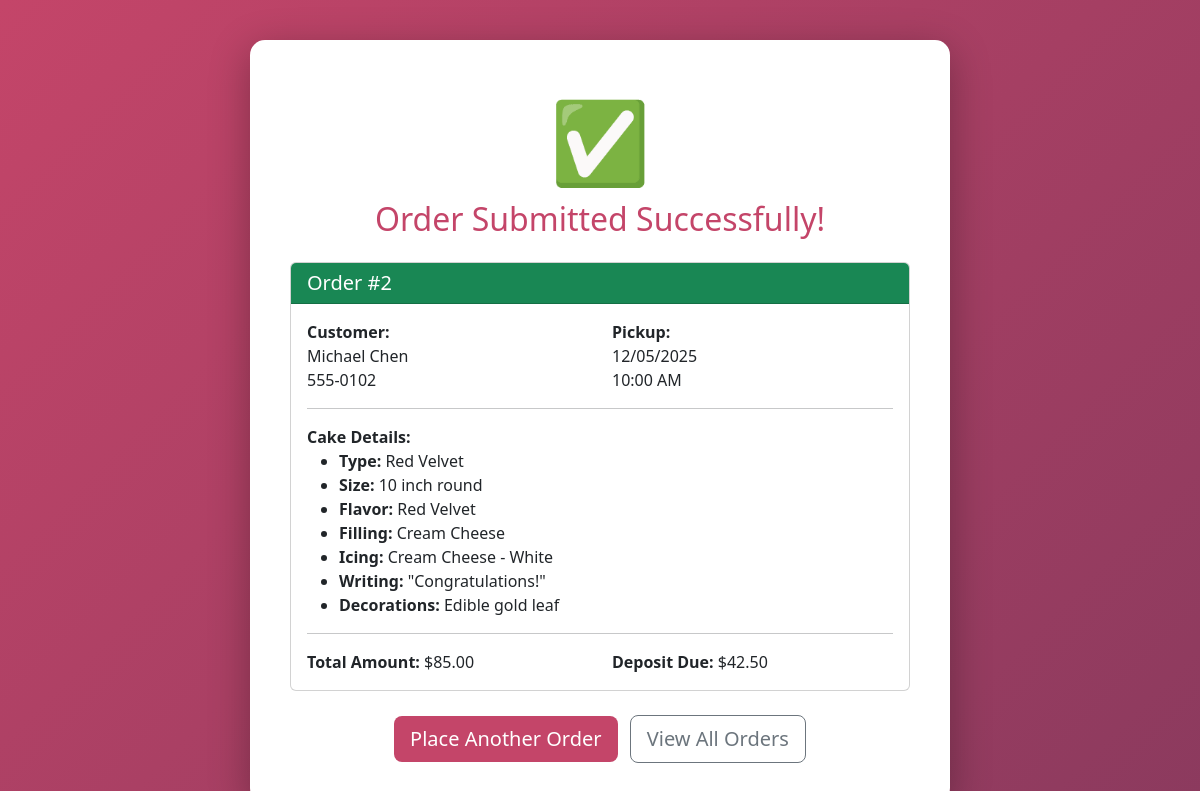
The app's page /order_success.php?id=2 with its own data.
### tables this page shows
CREATE TABLE IF NOT EXISTS orders (
    id INT AUTO_INCREMENT PRIMARY KEY,
    
     
    customer_name VARCHAR(150) NOT NULL,
    customer_email VARCHAR(255),
    customer_phone VARCHAR(20) NOT NULL,
    
     
    pickup_date DATE NOT NULL,
    pickup_time TIME NOT NULL,
    
     
    cake_type VARCHAR(100) NOT NULL,
    size VARCHAR(50) NOT NULL,
    flavor VARCHAR(100) NOT NULL,
    filling VARCHAR(100),
    icing_flavor VARCHAR(100) NOT NULL,
    icing_color VARCHAR(50) NOT NULL,
    writing_text VARCHAR(255),
    decorations TEXT,
    
     
    total_amount DECIMAL(10,2) NOT NULL,
    deposit_amount DECIMAL(10,2) DEFAULT 0,
    balance_due DECIMAL(10,2) AS (total_amount - deposit_amount) STORED,
    
     
    status ENUM('pending', 'in_progress', 'ready', 'completed', 'cancelled') DEFAULT 'pending',
    special_instructions TEXT,
    
     
    created_at TIMESTAMP DEFAULT CURRENT_TIMESTAMP,
    updated_at TIMESTAMP DEFAULT CURRENT_TIMESTAMP ON UPDATE CURRENT_TIMESTAMP
);

### db.php (called while the page is built, shortened)
<?php
function format_money($amount) {
    return '$' . number_format($amount, 2);
}
function format_date($date) {
    return date('m/d/Y', strtotime($date));
}
?>

### order_success.php (the view, shortened to what this page needs)
<?php
include 'db.php';
$order_id = isset($_GET['id']) ? intval($_GET['id']) : 0;
$query = "SELECT * FROM orders WHERE id = $order_id";
$result = mysqli_query($conn, $query);
$order = mysqli_fetch_assoc($result);
?>
<!DOCTYPE html>
<html lang="en">
<head>
    <link href="https://cdn.jsdelivr.net/npm/bootstrap@5.3.0/dist/css/bootstrap.min.css" rel="stylesheet">
</head>
<body>
    <div class="container">
        <div class="success-icon">✅</div>
        <h2 class="mb-4">Order Submitted Successfully!</h2>
        <div class="card mb-4">
            <div class="card-header bg-success text-white">
                <h5 class="mb-0">Order #<?php echo $order['id']; ?></h5>
            </div>
            <div class="card-body">
                <div class="row mb-3">
                    <div class="col-md-6">
                        <strong>Customer:</strong><br>
                        <?php echo htmlspecialchars($order['customer_name']); ?><br>
                        <?php echo htmlspecialchars($order['customer_phone']); ?>
                    </div>
                    <div class="col-md-6">
                        <strong>Pickup:</strong><br>
                        <?php echo format_date($order['pickup_date']); ?><br>
                        <?php echo date('g:i A', strtotime($order['pickup_time'])); ?>
                    </div>
                </div>
                <hr>
                <div class="mb-3">
                    <strong>Cake Details:</strong><br>
                    <ul>
                        <li><strong>Type:</strong> <?php echo htmlspecialchars($order['cake_type']); ?></li>
                        <li><strong>Size:</strong> <?php echo htmlspecialchars($order['size']); ?></li>
                        <li><strong>Flavor:</strong> <?php echo htmlspecialchars($order['flavor']); ?></li>
                        <?php if ($order['filling'] != 'None'): ?>
                            <li><strong>Filling:</strong> <?php echo htmlspecialchars($order['filling']); ?></li>
                        <?php endif; ?>
                        <li><strong>Icing:</strong> <?php echo htmlspecialchars($order['icing_flavor']); ?> - <?php echo htmlspecialchars($order['icing_color']); ?></li>
                        <?php if ($order['writing_text']): ?>
                            <li><strong>Writing:</strong> "<?php echo htmlspecialchars($order['writing_text']); ?>"</li>
                        <?php endif; ?>
                        <?php if ($order['decorations']): ?>
                            <li><strong>Decorations:</strong> <?php echo htmlspecialchars($order['decorations']); ?></li>
                        <?php endif; ?>
                    </ul>
                </div>
                <hr>
                <div class="row">
                    <div class="col-md-6">
                        <strong>Total Amount:</strong> <?php echo format_money($order['total_amount']); ?>
                    </div>
                    <div class="col-md-6">
                        <strong>Deposit Due:</strong> <?php echo format_money($order['deposit_amount']); ?>
                    </div>
                </div>
            </div>
        </div>
        <div class="text-center">
            <a href="order_form.php" class="btn btn-custom btn-lg me-2">Place Another Order</a>
            <a href="view_orders.php" class="btn btn-outline-secondary btn-lg">View All Orders</a>
        </div>
    </div>
</body>
</html>

### order_success.php (style rules this page uses)
body { background: linear-gradient(135deg, #C44569 0%, #8B3A5E 100%); min-height: 100vh; padding: 20px; }
.container { background: white; border-radius: 15px; padding: 40px; margin-top: 20px; box-shadow: 0 10px 40px rgba(0,0,0,0.3); max-width: 700px; }
.success-icon { font-size: 80px; color: #28a745; text-align: center; }
h2 { color: #C44569; text-align: center; }
.btn-custom { background-color: #C44569; border: none; color: white; }

### records on screen
orders: id "2", customer_name "Michael Chen", customer_phone "555-0102", pickup_date "12/05/2025", pickup_time "10:00 AM", cake_type "Red Velvet", size "10 inch round", flavor "Red Velvet", filling "Cream Cheese", icing_flavor "Cream Cheese", icing_color "White", writing_text "Congratulations!", decorations "Edible gold leaf", total_amount "$85.00", deposit_amount "$42.50"
